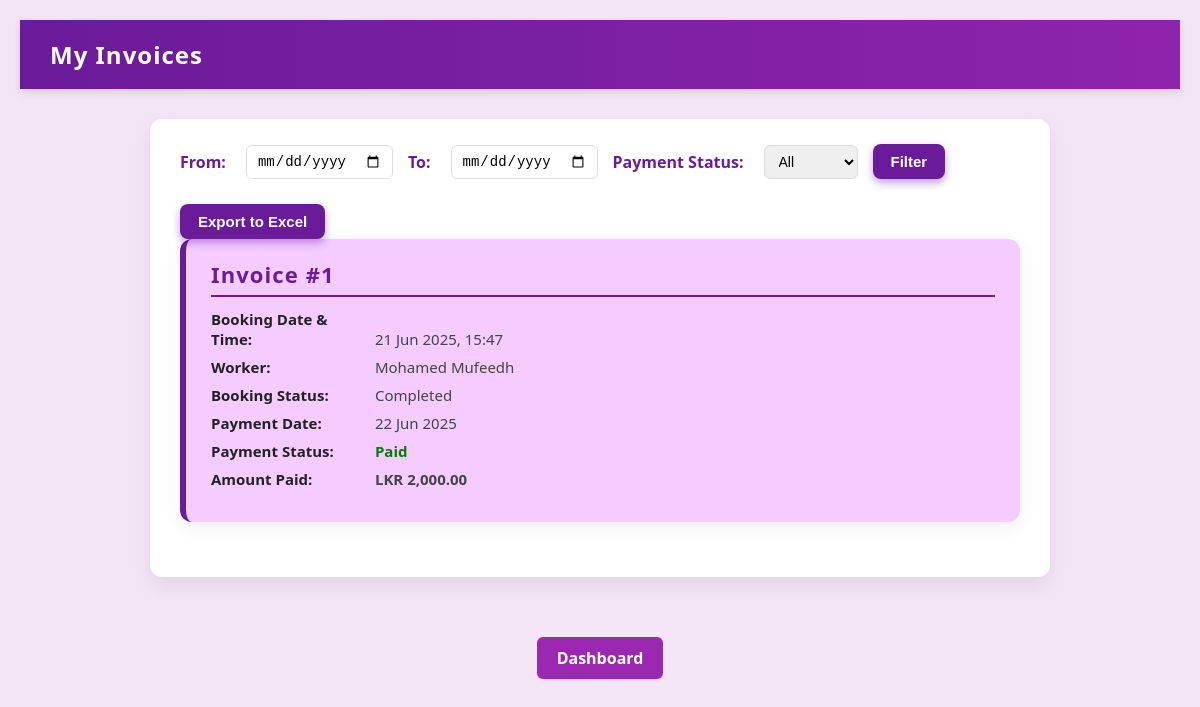
The app's page /CustomerInvoice.php (signed in) with its own data.
### tables this page shows
CREATE TABLE `payments` (
  `payment_id` int(11) NOT NULL,
  `booking_id` int(11) NOT NULL,
  `customer_id` int(11) NOT NULL,
  `worker_id` int(11) NOT NULL,
  `amount` decimal(10,2) NOT NULL,
  `payment_method` enum('Cash','Card','Online','Bank Transfer') DEFAULT 'Cash',
  `payment_status` enum('Pending','Paid','Unpaid') DEFAULT 'Pending',
  `payment_date` datetime DEFAULT current_timestamp(),
  `remarks` text DEFAULT NULL
);

CREATE TABLE `bookings` (
  `booking_id` int(11) NOT NULL,
  `customer_id` int(11) DEFAULT NULL,
  `worker_id` int(11) DEFAULT NULL,
  `payment_method` enum('Cash on Service','Card') NOT NULL,
  `service_id` int(11) NOT NULL,
  `date` date DEFAULT NULL,
  `time` time DEFAULT NULL,
  `booking_datetime` datetime NOT NULL,
  `status` enum('Pending','Confirmed','Completed','Cancelled') NOT NULL DEFAULT 'Pending',
  `created_at` timestamp NOT NULL DEFAULT current_timestamp(),
  `booking_status` varchar(20) DEFAULT 'Pending' CHECK (`booking_status` in ('Pending','Confirmed','Completed','Cancelled')),
  `service_address` varchar(255) DEFAULT NULL,
  `city` varchar(100) DEFAULT NULL,
  `postal_code` varchar(20) DEFAULT NULL,
  `customer_note` text DEFAULT NULL,
  `total_amount` decimal(10,2) DEFAULT 0.00,
  `payment_status` enum('Pending','Unpaid','Paid') DEFAULT 'Pending',
  `updated_at` datetime DEFAULT NULL,
  `customer_visible` tinyint(1) DEFAULT 1
);

CREATE TABLE `workers` (
  `worker_id` int(11) NOT NULL,
  `fullname` varchar(100) NOT NULL,
  `email` varchar(100) NOT NULL,
  `phone` varchar(20) NOT NULL,
  `address` varchar(255) NOT NULL,
  `skill` varchar(50) NOT NULL,
  `profile_picture` varchar(255) DEFAULT NULL,
  `password` varchar(255) NOT NULL,
  `status` enum('Pending','Approved','Rejected') DEFAULT 'Pending',
  `created_at` timestamp NOT NULL DEFAULT current_timestamp(),
  `availability` varchar(100) DEFAULT NULL,
  `working_hours` varchar(100) DEFAULT NULL
);

### CustomerInvoice.php (the view, shortened to what this page needs)
<?php
$conn = new mysqli("localhost", "root", "", "home_service_db");
$customer_id = intval($_SESSION['customer_id']);
$where = "WHERE p.customer_id = ?";
$params = [$customer_id];
$types = "i";
$sql = "SELECT p.*, b.booking_datetime, b.booking_status, w.fullname AS worker_name
        FROM payments p
        JOIN bookings b ON p.booking_id = b.booking_id
        JOIN workers w ON p.worker_id = w.worker_id
        $where
        ORDER BY p.payment_date DESC";
$stmt = $conn->prepare($sql);
$stmt->bind_param($types, ...$params);
$stmt->execute();
$result = $stmt->get_result();
?>
<!DOCTYPE html>
<html lang="en">
<head>
</head>
<body>
<header>
  <div>My Invoices</div>
</header>
<main class="container">
  <form method="GET" class="filter-form" aria-label="Filter invoices">
    <label for="from">From:</label>
    <input type="date" id="from" name="from" value="<?= htmlspecialchars($_GET['from'] ?? '') ?>" />
    <label for="to">To:</label>
    <input type="date" id="to" name="to" value="<?= htmlspecialchars($_GET['to'] ?? '') ?>" />
    <label for="status">Payment Status:</label>
    <select id="status" name="status">
      <option value="" <?= (empty($_GET['status'])) ? 'selected' : '' ?>>All</option>
    </select>
    <button type="submit">Filter</button>
  </form>
  <form method="POST" action="export_invoices_excel.php" class="export-form" aria-label="Export invoices to Excel">
    <button type="submit">Export to Excel</button>
  </form>
  <?php if ($result->num_rows > 0): ?>
    <?php while ($row = $result->fetch_assoc()): ?>
      <div class="invoice" tabindex="0" aria-label="Invoice #<?= $row['payment_id'] ?>">
        <h2>Invoice #<?= $row['payment_id'] ?></h2>
        <div class="invoice-details">
          <p><strong>Booking Date & Time:</strong> <?= date('d M Y, H:i', strtotime($row['booking_datetime'])) ?></p>
          <p><strong>Worker:</strong> <?= htmlspecialchars($row['worker_name']) ?></p>
          <p><strong>Booking Status:</strong> <?= htmlspecialchars($row['booking_status']) ?></p>
          <p><strong>Payment Date:</strong> <?= date('d M Y', strtotime($row['payment_date'])) ?></p>
          <p><strong>Payment Status:</strong> <span style="color: <?= ($row['payment_status'] == 'Paid') ? 'green' : (($row['payment_status'] == 'Pending') ? 'orange' : 'red') ?>; font-weight:700;">
            <?= htmlspecialchars($row['payment_status']) ?></span></p>
          <p class="amount"><strong>Amount Paid:</strong> LKR <?= number_format($row['amount'], 2) ?></p>
        </div>
      </div>
    <?php endwhile; ?>
  <?php else: ?>
    <p>No invoices found for the selected filters.</p>
  <?php endif; ?>
</main>
<div style="text-align:center;">
  <a href="CustomerDashboard1.php" class="back-dashboard"><i class="fas fa-arrow-left"></i> Dashboard</a>
</div>
</body>
</html>

### CustomerInvoice.php (style rules this page uses)
:root { --primary: #6a1b9a; --secondary: #8e24aa; --bg: #f3e5f5; --white: #fff; --text: #333; --border: #ddd; }
* { box-sizing: border-box; }
body { margin: 0; padding: 20px; font-family: 'Segoe UI', Tahoma, Geneva, Verdana, sans-serif; background: var(--bg); color: var(--text); animation: fadeIn 0.5s ease-in; }
header { position: sticky; top: 0; left: 0; right: 0; background: linear-gradient(90deg, var(--primary), var(--secondary)); color: var(--white); padding: 18px 30px; font-size: 24px; font-weight: 700; letter-spacing: 1px; display: flex; justify-content: space-between; align-items: center; box-shadow: 0 3px 8px rgba(0,0,0,0.12); z-index: 10; animation: slideDown 0.6s ease forwards; }
main.container { max-width: 900px; margin: 30px auto 60px; background: var(--white); border-radius: 12px; box-shadow: 0 8px 20px rgba(0,0,0,0.08); padding: 25px 30px; animation: slideUp 0.5s ease forwards; }
form.filter-form { display: flex; flex-wrap: wrap; gap: 15px; margin-bottom: 25px; align-items: center; justify-content: flex-start; }
form.filter-form label { font-weight: 600; margin-right: 5px; color: var(--primary); }
form.filter-form input[type="date"], form.filter-form select { padding: 7px 10px; border-radius: 6px; border: 1.8px solid var(--border); font-size: 14px; transition: border-color 0.3s ease; }
form.filter-form button, form.export-form button { cursor: pointer; padding: 9px 18px; background: var(--primary); border: none; border-radius: 8px; color: var(--white); font-weight: 700; font-size: 15px; box-shadow: 0 4px 9px rgba(106,27,154,0.4); transition: background 0.3s ease, transform 0.25s ease; }
.invoice { border-left: 6px solid var(--primary); padding: 20px 25px 25px 25px; margin-bottom: 30px; background:rgb(244, 204, 255); border-radius: 12px; box-shadow: 0 5px 18px rgba(0,0,0,0.07); transition: box-shadow 0.3s ease; }
.invoice h2 { margin-top: 0; margin-bottom: 12px; color: var(--primary); font-size: 22px; font-weight: 700; letter-spacing: 0.05em; border-bottom: 2px solid var(--primary); padding-bottom: 6px; }
.invoice-details p { margin: 8px 0; font-size: 15px; color: #444; }
.invoice-details p strong { display: inline-block; width: 160px; color: #222; }
.amount { font-size: 18px; font-weight: 700; color: var(--secondary); margin-top: 15px; }
.back-dashboard { display: inline-block; padding: 10px 20px; background: #9c27b0; color: white; text-decoration: none; border-radius: 6px; font-weight: bold; transition: background 0.3s, transform 0.3s; }

### records on screen
payments: payment_id "1", booking.booking_datetime "21 Jun 2025, 15:47", worker.fullname "Mohamed Mufeedh", booking.booking_status "Completed", payment_date "22 Jun 2025", payment_status "Paid", amount "2,000.00"
